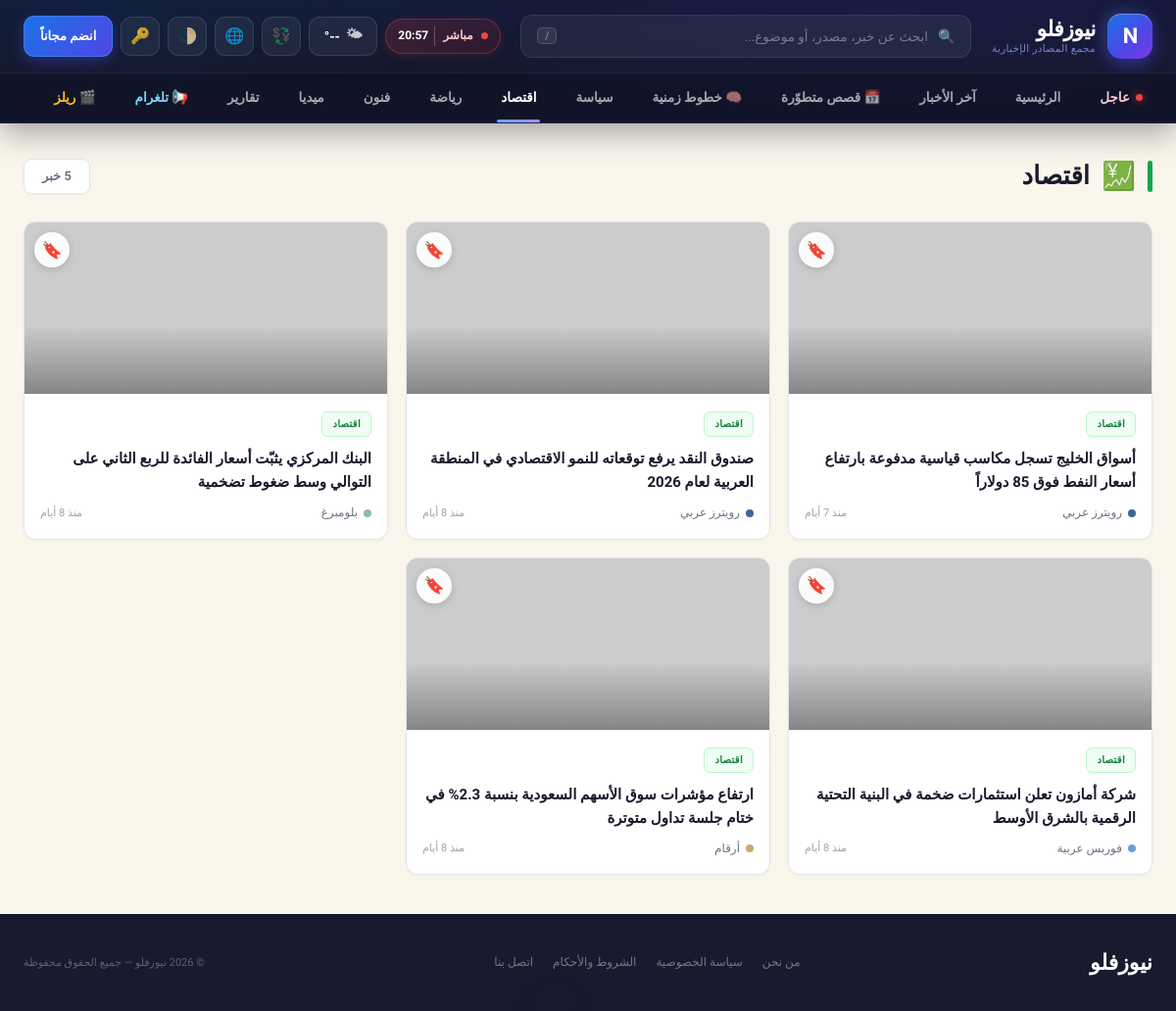
Page /category/economy on the committed database.
### tables this page shows
CREATE TABLE IF NOT EXISTS `articles` (
  `id` int(11) NOT NULL AUTO_INCREMENT,
  `title` varchar(500) NOT NULL,
  `slug` varchar(500) NOT NULL,
  `excerpt` text DEFAULT NULL,
  `content` longtext DEFAULT NULL,
  `image_url` varchar(500) DEFAULT NULL,
  `source_url` varchar(1000) DEFAULT NULL,
  `category_id` int(11) DEFAULT NULL,
  `source_id` int(11) DEFAULT NULL,
  `is_featured` tinyint(1) DEFAULT 0,
  `is_breaking` tinyint(1) DEFAULT 0,
  `is_hero` tinyint(1) DEFAULT 0,
  `view_count` int(11) DEFAULT 0,
  `comments` int(11) DEFAULT 0,
  `status` enum('published','draft','archived') DEFAULT 'published',
  `published_at` timestamp DEFAULT CURRENT_TIMESTAMP,
  `created_at` timestamp DEFAULT CURRENT_TIMESTAMP,
  `updated_at` timestamp DEFAULT CURRENT_TIMESTAMP ON UPDATE CURRENT_TIMESTAMP,
  PRIMARY KEY (`id`),
  KEY `category_id` (`category_id`),
  KEY `source_id` (`source_id`),
  KEY `status` (`status`),
  KEY `is_breaking` (`is_breaking`),
  KEY `is_featured` (`is_featured`),
  KEY `published_at` (`published_at`),
  CONSTRAINT `fk_article_category` FOREIGN KEY (`category_id`) REFERENCES `categories` (`id`) ON DELETE SET NULL,
  CONSTRAINT `fk_article_source` FOREIGN KEY (`source_id`) REFERENCES `sources` (`id`) ON DELETE SET NULL
);

CREATE TABLE IF NOT EXISTS `categories` (
  `id` int(11) NOT NULL AUTO_INCREMENT,
  `name` varchar(100) NOT NULL,
  `slug` varchar(100) NOT NULL,
  `icon` varchar(10) DEFAULT NULL,
  `css_class` varchar(50) DEFAULT NULL,
  `sort_order` int(11) DEFAULT 0,
  `is_active` tinyint(1) DEFAULT 1,
  `created_at` timestamp DEFAULT CURRENT_TIMESTAMP,
  PRIMARY KEY (`id`),
  UNIQUE KEY `slug` (`slug`)
);

CREATE TABLE IF NOT EXISTS `sources` (
  `id` int(11) NOT NULL AUTO_INCREMENT,
  `name` varchar(200) NOT NULL,
  `slug` varchar(200) NOT NULL,
  `logo_letter` varchar(5) DEFAULT NULL,
  `logo_color` varchar(20) DEFAULT '#5a85b0',
  `logo_bg` varchar(20) DEFAULT '#e5eef8',
  `url` varchar(500) DEFAULT NULL,
  `rss_url` varchar(500) DEFAULT NULL,
  `is_active` tinyint(1) DEFAULT 1,
  `articles_today` int(11) DEFAULT 0,
  `created_at` timestamp DEFAULT CURRENT_TIMESTAMP,
  PRIMARY KEY (`id`),
  UNIQUE KEY `slug` (`slug`)
);

### includes/user_auth.php (called while the page is built, shortened)
<?php
require_once __DIR__ . '/functions.php';
function user_session_start(): void {
    if (session_status() === PHP_SESSION_NONE) {
        $isHttps = (!empty($_SERVER['HTTPS']) && $_SERVER['HTTPS'] !== 'off')
            || (($_SERVER['HTTP_X_FORWARDED_PROTO'] ?? '') === 'https');
    }
}
function current_user_id(): ?int {
    $id = $_SESSION[USER_SESSION_KEY] ?? null;
    return $id ? (int)$id : null;
}
function current_user(): ?array {
    static $cached = null;
    if ($cached !== null) return $cached ?: null;
    $id = current_user_id();
    if (!$id) { $cached = false; return null; }
}
function current_theme(): string {
    $u = current_user();
    $c = $_COOKIE['nf_theme'] ?? 'auto';
    return in_array($c, ['light', 'dark', 'auto'], true) ? $c : 'auto';
}

### includes/functions.php (called while the page is built, shortened)
<?php
require_once __DIR__ . '/cache.php';
function getSetting($key, $default = '') {
    static $settings = null;
    if ($settings === null) {
        $settings = cache_remember('settings_all', REFERENCE_CACHE_TTL, function() {
            try {
                $db = getDB();
                $rows = $db->query("SELECT setting_key, setting_value FROM settings")->fetchAll(PDO::FETCH_KEY_PAIR);
                return $rows ?: [];
            } catch (Throwable $e) {
                return [];
            }
        });
    }
    return array_key_exists($key, $settings) ? $settings[$key] : $default;
}
function timeAgo($datetime) {
    $now = new DateTime();
    $ago = new DateTime($datetime);
    $diff = $now->diff($ago);
    if ($diff->d >= 2) return 'منذ ' . $diff->d . ' أيام';
    return 'الآن';
}
function e($str) {
    return htmlspecialchars($str, ENT_QUOTES, 'UTF-8');
}
function articleUrl($article) {
    $id = (int)($article['id'] ?? 0);
    $slug = $article['slug'] ?? '';
    if ($slug) {
        $slug = preg_replace('/[^a-zA-Z0-9\x{0600}-\x{06FF}-]+/u', '-', $slug);
        $slug = trim($slug, '-');
        $slug = mb_substr($slug, 0, 80);
        return 'article/' . $id . '/' . rawurlencode($slug);
    }
    return 'article/' . $id;
}

### includes/cache.php (called while the page is built, shortened)
<?php
function cache_dir() {
    $dir = __DIR__ . '/../storage/cache';
    return $dir;
}
function cache_path($key) {
    return cache_dir() . '/' . md5($key) . '.cache';
}
function &_cache_memo() {
    static $memo = [];
    return $memo;
}
function _cache_memo_miss() {
    static $sentinel;
    if ($sentinel === null) $sentinel = new stdClass();
    return $sentinel;
}
function cache_get($key) {
    $memo =& _cache_memo();
    $file = cache_path($key);
    if (!is_file($file)) {
        $memo[$key] = _cache_memo_miss();
        return null;
    }
    $raw = @file_get_contents($file);
    $payload = @unserialize($raw);
    return $payload['val'];
}
function cache_set($key, $value, $ttl = 300) {
    $file = cache_path($key);
    $payload = [
        'exp' => $ttl > 0 ? (time() + $ttl) : 0,
        'val' => $value,
    ];
    $memo =& _cache_memo();
    $memo[$key] = $value;
}
function cache_remember($key, $ttl, callable $callback) {
    $hit = cache_get($key);
    $val = $callback();
    return $val;
}

### category.php (the view, shortened to what this page needs)
<?php
require_once __DIR__ . '/includes/functions.php';
require_once __DIR__ . '/includes/user_auth.php';
$pageTheme = current_theme();
$slug = isset($_GET['slug']) ? trim($_GET['slug']) : '';
$type = isset($_GET['type']) ? trim($_GET['type']) : '';
$page = max(1, intval($_GET['page'] ?? 1));
$perPage = 20;
$offset = ($page - 1) * $perPage;
$categoryMap = [
    'breaking'  => ['name' => 'عاجل',   'icon' => '🔴', 'css' => 'cat-breaking'],
    'political' => ['name' => 'سياسة',  'icon' => '🏛',  'css' => 'cat-political'],
    'economy'   => ['name' => 'اقتصاد', 'icon' => '💹', 'css' => 'cat-economic'],
    'sports'    => ['name' => 'رياضة',  'icon' => '⚽', 'css' => 'cat-sports'],
    'arts'      => ['name' => 'فنون',   'icon' => '🎨', 'css' => 'cat-arts'],
    'media'     => ['name' => 'ميديا',  'icon' => '🎥', 'css' => 'cat-media'],
    'reports'   => ['name' => 'تقارير', 'icon' => '📊', 'css' => 'cat-reports'],
];
$db = getDB();
$articles = [];
$totalCount = 0;
$pageTitle = '';
$pageIcon = '';
$pageCss = '';
if ($type === 'breaking') {
    $pageTitle = 'عاجل';
    $pageIcon = '🔴';
    $pageCss = 'cat-breaking';
    $countStmt = $db->query("SELECT COUNT(*) FROM articles WHERE is_breaking = 1 AND status = 'published'");
    $totalCount = (int) $countStmt->fetchColumn();
    $stmt = $db->prepare("SELECT a.*, c.name as cat_name, c.slug as cat_slug, c.css_class,
                           s.name as source_name, s.logo_color
                           FROM articles a
                           LEFT JOIN categories c ON a.category_id = c.id
                           LEFT JOIN sources s ON a.source_id = s.id
                           WHERE a.is_breaking = 1 AND a.status = 'published'
                           ORDER BY a.published_at DESC LIMIT ? OFFSET ?");
    $stmt->execute([$perPage, $offset]);
    $articles = $stmt->fetchAll();
} elseif ($slug !== '') {
    if (isset($categoryMap[$slug])) {
        $pageTitle = $categoryMap[$slug]['name'];
        $pageIcon = $categoryMap[$slug]['icon'];
        $pageCss = $categoryMap[$slug]['css'];
    } else {
        $pageTitle = $slug;
        $pageIcon = '📁';
        $pageCss = '';
    }
    $countStmt = $db->prepare("SELECT COUNT(*) FROM articles a
                                LEFT JOIN categories c ON a.category_id = c.id
                                WHERE c.slug = ? AND a.status = 'published'");
    $countStmt->execute([$slug]);
    $totalCount = (int) $countStmt->fetchColumn();
    $stmt = $db->prepare("SELECT a.*, c.name as cat_name, c.slug as cat_slug, c.css_class,
                           s.name as source_name, s.logo_color
                           FROM articles a
                           LEFT JOIN categories c ON a.category_id = c.id
                           LEFT JOIN sources s ON a.source_id = s.id
                           WHERE c.slug = ? AND a.status = 'published'
                           ORDER BY a.published_at DESC LIMIT ? OFFSET ?");
    $stmt->execute([$slug, $perPage, $offset]);
    $articles = $stmt->fetchAll();
} else {
    header('Location: index.php');
    exit;
}
?><!DOCTYPE html>
<html lang="ar" dir="rtl" data-theme="<?php echo e($pageTheme); ?>">
<head>
<title><?php echo e($pageIcon . ' ' . $pageTitle); ?> — <?php echo e(getSetting('site_name', SITE_NAME)); ?></title>
<link rel="stylesheet" href="assets/css/site-header.min.css?v=m1">
<link rel="stylesheet" href="assets/css/user.min.css?v=m1">
</head>
<body>
<?php
include __DIR__ . '/includes/components/site_header.php';
?>
<div class="container">
  <div class="page-header">
    <div class="page-header-inner">
      <div class="page-title">
        <div class="line"<?php if ($type === 'breaking' || $slug === 'political') echo ' style="background:var(--red)"'; elseif ($slug === 'economy') echo ' style="background:var(--accent3)"'; elseif ($slug === 'sports') echo ' style="background:var(--accent)"'; elseif ($slug === 'arts') echo ' style="background:#5a3d8a"'; elseif ($slug === 'reports') echo ' style="background:var(--gold)"'; elseif ($slug === 'media') echo ' style="background:#7a3d7a"'; ?>></div>
        <span class="icon"><?php echo $pageIcon; ?></span>
        <?php echo e($pageTitle); ?>
      </div>
      <div class="page-count"><?php echo number_format($totalCount); ?> خبر</div>
    </div>
  </div>
  <?php if (empty($articles)): ?>
    <div class="empty-state">
      <div class="icon">📭</div>
      <h3>لا توجد أخبار حالياً</h3>
      <p>لم يتم العثور على أخبار في هذا التصنيف بعد.</p>
    </div>
  <?php else: ?>
    <div class="news-grid">
      <?php foreach ($articles as $article): ?>
        <?php $__sid = (int)($article['id'] ?? 0); $__ss = !empty($GLOBALS['__nf_saved_ids']) && isset($GLOBALS['__nf_saved_ids'][$__sid]); ?>
        <a class="news-card" href="<?php echo articleUrl($article); ?>">
          <button type="button" class="nf-bookmark-btn <?php echo $__ss ? 'saved' : ''; ?>" title="<?php echo $__ss ? 'إزالة من المحفوظات' : 'حفظ'; ?>" data-save-id="<?php echo $__sid; ?>" onclick="event.preventDefault(); event.stopPropagation(); NF.toggleSave(this)">🔖</button>
          <div class="card-img">
            <img src="<?php echo e($article['image_url'] ?? placeholderImage(400,300)); ?>" alt="<?php echo e($article['title']); ?>" loading="lazy" decoding="async">
          </div>
          <div class="card-body">
            <span class="card-cat <?php echo e($article['css_class'] ?? $pageCss); ?>"><?php echo e($article['cat_name'] ?? $pageTitle); ?></span>
            <div class="card-title"><?php echo e(mb_strlen($article['title']) > 80 ? mb_substr($article['title'], 0, 80) . '...' : $article['title']); ?></div>
            <div class="card-meta">
              <div class="card-source">
                <span class="source-dot" style="background:<?php echo e($article['logo_color'] ?? '#6b9fd4'); ?>"></span>
                <?php echo e($article['source_name'] ?? ''); ?>
              </div>
              <span class="card-time"><?php echo timeAgo($article['published_at']); ?></span>
            </div>
          </div>
        </a>
      <?php endforeach; ?>
    </div>
  <?php endif; ?>
</div>
<footer>
  <div class="footer-logo"><?php echo e(getSetting('site_name', SITE_NAME)); ?></div>
  <div class="footer-links">
    <a href="#">من نحن</a>
    <a href="#">سياسة الخصوصية</a>
    <a href="#">الشروط والأحكام</a>
    <a href="#">اتصل بنا</a>
  </div>
  <div class="footer-copy">&copy; <?php echo date('Y'); ?> <?php echo e(getSetting('site_name', SITE_NAME)); ?> &mdash; جميع الحقوق محفوظة</div>
</footer>
</body>
</html>

### category.php (style rules this page uses)
:root { --bg: #faf6ec; --bg2: #fdfaf2; --bg3: #e4e6eb; --card: #ffffff; --border: #e0e3e8; --accent: #1a73e8; --accent2: #0d9488; --accent3: #16a34a; --red: #dc2626; --text: #1a1a2e; --muted: #6b7280; --muted2: #9ca3af; --gold: #d97706; --header-bg: #1a1a2e; }
* { margin:0; padding:0; box-sizing:border-box; }
body { font-family:'Tajawal','Segoe UI',Tahoma,Arial,sans-serif; background:var(--bg); color:var(--text); overflow-x:hidden; line-height:1.6; }
a { text-decoration:none; color:inherit; }
.container { max-width:1400px; margin:0 auto; padding:0 24px; }
.page-header { padding:32px 0 24px; }
.page-header-inner { display:flex; align-items:center; justify-content:space-between; flex-wrap:wrap; gap:14px; }
.page-title { display:flex; align-items:center; gap:12px; font-size:26px; font-weight:900; }
.page-title .line { width:5px; height:32px; border-radius:3px; background:var(--accent); }
.page-title .icon { font-size:28px; }
.page-count { font-size:13px; color:var(--muted); font-weight:600; background:var(--card); border:1px solid var(--border); padding:7px 18px; border-radius:8px; box-shadow:0 1px 3px rgba(0,0,0,.04); }
.news-grid { display:grid; grid-template-columns:repeat(3,1fr); gap:18px; margin-bottom:32px; }
.news-card { background:var(--card); border:1px solid var(--border); border-radius:12px; overflow:hidden; cursor:pointer; transition:all .3s ease; text-decoration:none; color:inherit; display:block; box-shadow:0 1px 3px rgba(0,0,0,.04); }
.card-img { height:175px; overflow:hidden; position:relative; background:var(--bg3); }
.card-img::after { content:''; position:absolute; inset:0; background:linear-gradient(to bottom,transparent 60%,rgba(0,0,0,.35)); }
.card-img img { width:100%; height:100%; object-fit:cover; transition:transform .5s ease; }
.card-body { padding:16px; }
.card-cat { font-size:10px; font-weight:700; padding:4px 10px; border-radius:6px; display:inline-block; margin-bottom:10px; letter-spacing:.3px; }
.cat-economic { background:#f0fdf4; color:#15803d; border:1px solid #bbf7d0; }
.card-title { font-size:15px; font-weight:700; line-height:1.6; margin-bottom:10px; color:var(--text); }
.card-meta { display:flex; align-items:center; justify-content:space-between; }
.card-source { display:flex; align-items:center; gap:6px; font-size:12px; color:var(--muted); font-weight:500; }
.source-dot { width:8px; height:8px; border-radius:50%; }
.card-time { font-size:11px; color:var(--muted2); font-weight:500; }
footer { background:var(--header-bg); padding:32px 24px; margin-top:40px; display:flex; align-items:center; justify-content:space-between; flex-wrap:wrap; gap:16px; color:rgba(255,255,255,.5); }
.footer-logo { font-size:22px; font-weight:900; color:#fff; }
.footer-links { display:flex; gap:20px; }
.footer-links a { font-size:12px; color:rgba(255,255,255,.4); text-decoration:none; transition:color .2s; }
.footer-copy { font-size:11px; color:rgba(255,255,255,.3); }

### rows in the picture
articles: category.name "اقتصاد", title "أسواق الخليج تسجل مكاسب قياسية مدفوعة بارتفاع أسعار النفط فوق 85 دولاراً", source.name "رويترز عربي", published_at "منذ 7 أيام"
articles: category.name "اقتصاد", title "صندوق النقد يرفع توقعاته للنمو الاقتصادي في المنطقة العربية لعام 2026", source.name "رويترز عربي", published_at "منذ 8 أيام"
articles: category.name "اقتصاد", title "البنك المركزي يثبّت أسعار الفائدة للربع الثاني على التوالي وسط ضغوط تضخمية", source.name "بلومبرغ", published_at "منذ 8 أيام"
articles: category.name "اقتصاد", title "شركة أمازون تعلن استثمارات ضخمة في البنية التحتية الرقمية بالشرق الأوسط", source.name "فوربس عربية", published_at "منذ 8 أيام"
articles: category.name "اقتصاد", title "ارتفاع مؤشرات سوق الأسهم السعودية بنسبة 2.3% في ختام جلسة تداول متوترة", source.name "أرقام", published_at "منذ 8 أيام"

### other values in the picture
getSetting('site_name', SITE_NAME) "نيوزفلو"
getSetting('site_tagline', SITE_TAGLINE) "مجمع المصادر الإخبارية"
$pageIcon "💹"
$pageTitle "اقتصاد"
